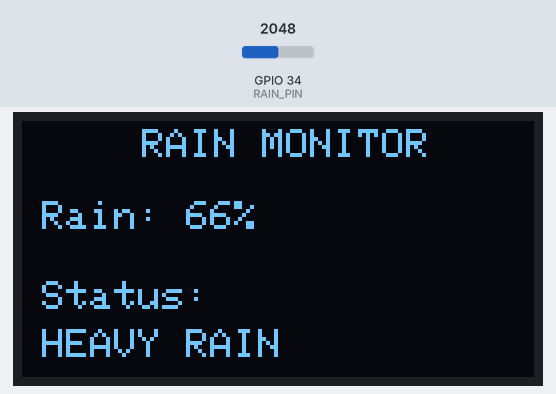
Bench run of a sketch on a simulated ESP32. Parts: 128×64 one-colour display. Inputs (shaded band) come from the test bench; at power-on: GPIO 34 (RAIN_PIN) = 2048. WiFi joins after 1.5 s; servers stay silent unless stated; what the sketch prints to the serial monitor is not drawn.

Above: at 2.7 s.
2.8 s: GPIO 34 (RAIN_PIN) set to 2168
5.1 s: GPIO 34 (RAIN_PIN) set to 2279
At 6.3 s:
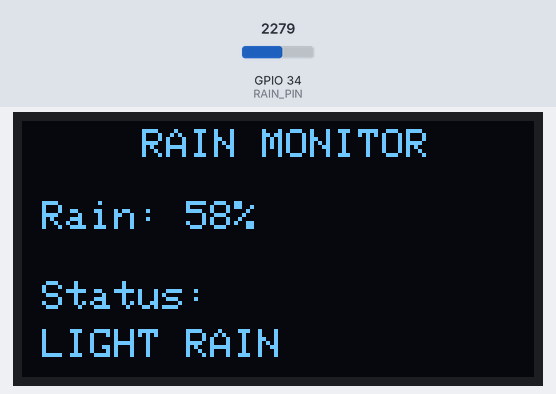
7.1 s: GPIO 34 (RAIN_PIN) set to 3402
At 8.5 s:
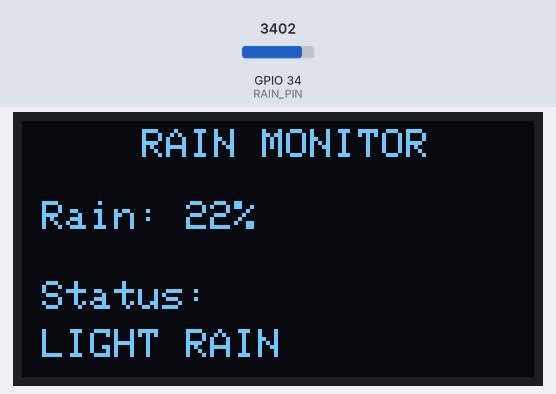
9.2 s: GPIO 34 (RAIN_PIN) set to 3522
At 10.7 s:
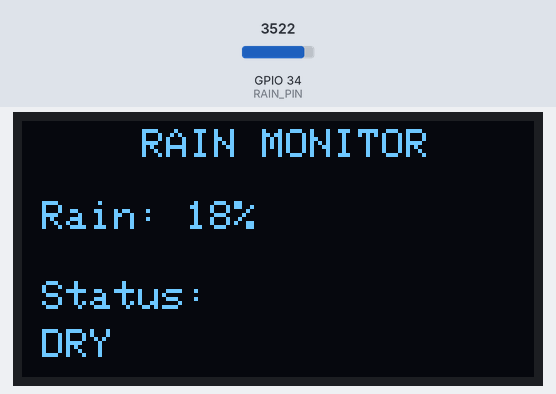
11.2 s: GPIO 34 (RAIN_PIN) set to 2047
At 12.9 s:
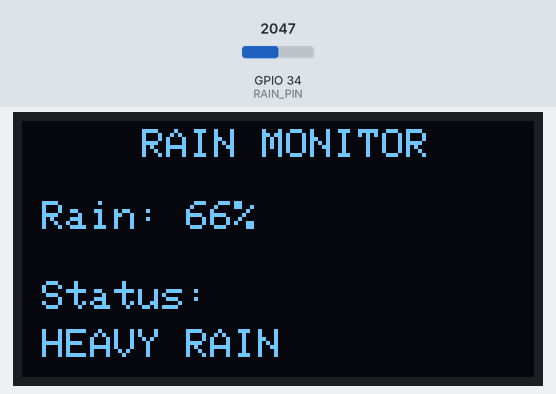
Timing chart, 0 to 14.3 s (numbered marks = the images above; inputs shaded):
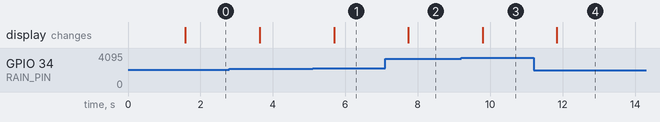

Measured:
- the behaviour switches between 2238 and 2239 on GPIO 34 (RAIN_PIN) (found by bisection; images 0 and 1)
- the behaviour switches between 3476 and 3477 on GPIO 34 (RAIN_PIN) (found by bisection; images 2 and 3)
- after the input at 5.1 s, the display: changes after 0.59 s (image 1)
- after the input at 7.1 s, the display: changes after 0.64 s (image 2)
- after the input at 9.2 s, the display: changes after 0.59 s (image 3)
- after the input at 11.2 s, the display: changes after 0.64 s (image 4)

The sketch:

39_wifi_rain_monitor.ino
```cpp
/*
  Project 39: Wi-Fi Rain Monitor (ESP32 + Raindrop Sensor + OLED + WebServer)
  IoT Project Kit - ESP32 Dev Module

  Description:
  An IoT-enabled weather station and precipitation monitoring system built with
  an ESP32 microcontroller, a raindrop sensor plate (YL-83) with an LM393
  comparator driver board, and a 0.96" SSD1306 I2C OLED display.

  The ESP32 reads analog voltage from the rain sensor using its 12-bit ADC (GPIO 34):
  - When dry, high electrical resistance produces an ADC reading near 4095 (3.3V).
  - When raindrops bridge the conductive nickel tracks on the rain plate, electrical
    conductivity increases and analog voltage drops towards ~1000.
  - The software inversely maps this reading to a 0 - 100% precipitation intensity:
    * < 20%: "DRY"
    * 20% - 59%: "LIGHT RAIN"
    * >= 60%: "HEAVY RAIN"
  - Real-time rainfall percentage and categorical status are displayed locally
    on the OLED screen.
  - The embedded HTTP web server on port 80 hosts a live dashboard that automatically
    refreshes every 2 seconds (<meta http-equiv='refresh' content='2'>) over local Wi-Fi.

  Connections:
  - Rain Sensor Plate  -> Comparator Board 2-pin probe header
  - Rain Sensor VCC    -> ESP32 3V3 / VIN (5V)
  - Rain Sensor GND    -> ESP32 GND
  - Rain Sensor AO     -> ESP32 GPIO 34 (ADC1_CH6 - Input Only)
  - OLED VDD / VCC     -> ESP32 VIN (5V) / 3V3
  - OLED GND           -> ESP32 GND
  - OLED SCK / SCL     -> ESP32 GPIO 22 (D22 - Hardware I2C SCL)
  - OLED SDA           -> ESP32 GPIO 21 (D21 - Hardware I2C SDA)

  Required Libraries:
  - WiFi (ESP32 core built-in)
  - WebServer (ESP32 core built-in)
  - Adafruit_GFX
  - Adafruit_SSD1306
  - Wire (built-in)
*/

#include <WiFi.h>
#include <WebServer.h>
#include <Wire.h>
#include <Adafruit_GFX.h>
#include <Adafruit_SSD1306.h>

#define RAIN_PIN 34

#define SCREEN_WIDTH 128
#define SCREEN_HEIGHT 64
#define OLED_RESET -1

const char* ssid = "YOUR_WIFI";
const char* password = "YOUR_PASSWORD";

WebServer server(80);

Adafruit_SSD1306 display(
  SCREEN_WIDTH,
  SCREEN_HEIGHT,
  &Wire,
  OLED_RESET
);

int rainLevel = 0;
String status = "DRY";

void readRain() {
  int value = analogRead(RAIN_PIN);

  // Typical sensor: lower ADC value = more water
  rainLevel = map(value, 4095, 1000, 0, 100);
  rainLevel = constrain(rainLevel, 0, 100);

  if (rainLevel < 20)
    status = "DRY";
  else if (rainLevel < 60)
    status = "LIGHT RAIN";
  else
    status = "HEAVY RAIN";
}

void updateDisplay() {
  display.clearDisplay();

  display.setTextSize(1);
  display.setCursor(30, 2);
  display.println("RAIN MONITOR");

  display.setCursor(5, 20);
  display.print("Rain: ");
  display.print(rainLevel);
  display.println("%");

  display.setTextSize(1);
  display.setCursor(5, 40);
  display.print("Status:");

  display.setCursor(5, 52);
  display.println(status);

  display.display();
}

void handleRoot() {
  readRain();

  String html = "<!DOCTYPE html><html>";
  html += "<head><meta http-equiv='refresh' content='2'>";
  html += "<meta name='viewport' content='width=device-width,initial-scale=1'>";
  html += "<title>IoT Rain Monitor</title></head>";
  html += "<body><h2>IoT Rain Monitor</h2>";

  html += "<p>Rain Level: <b>";
  html += String(rainLevel);
  html += "%</b></p>";

  html += "<p>Status: <b>";
  html += status;
  html += "</b></p>";

  html += "</body></html>";

  server.send(200, "text/html", html);
}

void setup() {
  Serial.begin(115200);

  display.begin(SSD1306_SWITCHCAPVCC, 0x3C);
  display.setTextColor(SSD1306_WHITE);

  display.clearDisplay();
  display.setTextSize(1);
  display.setCursor(20, 25);
  display.println("Connecting WiFi...");
  display.display();

  WiFi.begin(ssid, password);

  while (WiFi.status() != WL_CONNECTED) {
    delay(500);
    Serial.print(".");
  }

  Serial.println();
  Serial.print("IP Address: ");
  Serial.println(WiFi.localIP());

  server.on("/", handleRoot);
  server.begin();
}

void loop() {
  readRain();
  updateDisplay();

  server.handleClient();

  delay(1000);
}
```
